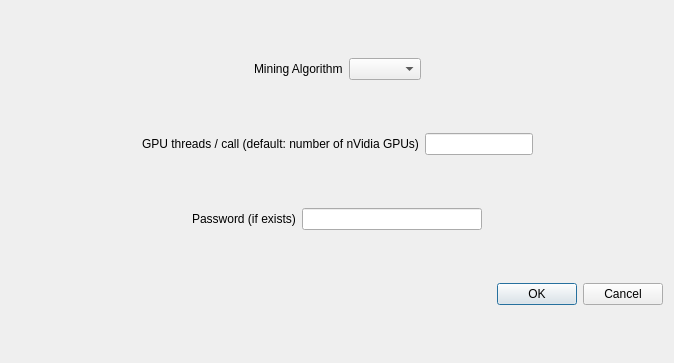
<?xml version="1.0" encoding="UTF-8"?>
<ui version="4.0">
 <class>SettingsDialog</class>
 <widget class="QDialog" name="SettingsDialog">
  <property name="geometry">
   <rect>
    <x>0</x>
    <y>0</y>
    <width>674</width>
    <height>363</height>
   </rect>
  </property>
  <property name="windowTitle">
   <string>Settings</string>
  </property>
  <layout class="QVBoxLayout" name="verticalLayout">
   <item>
    <layout class="QVBoxLayout" name="verticalLayout_2">
     <item>
      <layout class="QHBoxLayout" name="horizontalLayout">
       <item>
        <spacer name="horizontalSpacer">
         <property name="orientation">
          <enum>Qt::Horizontal</enum>
         </property>
         <property name="sizeHint" stdset="0">
          <size>
           <width>40</width>
           <height>20</height>
          </size>
         </property>
        </spacer>
       </item>
       <item>
        <widget class="QLabel" name="label_2">
         <property name="layoutDirection">
          <enum>Qt::LeftToRight</enum>
         </property>
         <property name="text">
          <string>Mining Algorithm</string>
         </property>
        </widget>
       </item>
       <item>
        <widget class="QComboBox" name="algoComboBox"/>
       </item>
       <item>
        <spacer name="horizontalSpacer_2">
         <property name="orientation">
          <enum>Qt::Horizontal</enum>
         </property>
         <property name="sizeHint" stdset="0">
          <size>
           <width>40</width>
           <height>20</height>
          </size>
         </property>
        </spacer>
       </item>
      </layout>
     </item>
    </layout>
   </item>
   <item>
    <layout class="QHBoxLayout" name="horizontalLayout_2">
     <item>
      <spacer name="horizontalSpacer_3">
       <property name="orientation">
        <enum>Qt::Horizontal</enum>
       </property>
       <property name="sizeHint" stdset="0">
        <size>
         <width>40</width>
         <height>20</height>
        </size>
       </property>
      </spacer>
     </item>
     <item>
      <widget class="QLabel" name="gputhreadLabel">
       <property name="text">
        <string>GPU threads / call (default: number of nVidia GPUs)</string>
       </property>
      </widget>
     </item>
     <item>
      <widget class="QLineEdit" name="gputhreadEdit">
       <property name="sizePolicy">
        <sizepolicy hsizetype="Fixed" vsizetype="Fixed">
         <horstretch>0</horstretch>
         <verstretch>0</verstretch>
        </sizepolicy>
       </property>
       <property name="maxLength">
        <number>32000</number>
       </property>
      </widget>
     </item>
     <item>
      <spacer name="horizontalSpacer_4">
       <property name="orientation">
        <enum>Qt::Horizontal</enum>
       </property>
       <property name="sizeHint" stdset="0">
        <size>
         <width>40</width>
         <height>20</height>
        </size>
       </property>
      </spacer>
     </item>
    </layout>
   </item>
   <item>
    <layout class="QHBoxLayout" name="horizontalLayout_3">
     <item>
      <layout class="QHBoxLayout" name="horizontalLayout_4">
       <item>
        <spacer name="horizontalSpacer_7">
         <property name="orientation">
          <enum>Qt::Horizontal</enum>
         </property>
         <property name="sizeHint" stdset="0">
          <size>
           <width>40</width>
           <height>20</height>
          </size>
         </property>
        </spacer>
       </item>
       <item>
        <widget class="QLabel" name="passLabel">
         <property name="text">
          <string>Password (if exists)</string>
         </property>
        </widget>
       </item>
       <item>
        <widget class="QLineEdit" name="passEdit"/>
       </item>
       <item>
        <spacer name="horizontalSpacer_8">
         <property name="orientation">
          <enum>Qt::Horizontal</enum>
         </property>
         <property name="sizeHint" stdset="0">
          <size>
           <width>40</width>
           <height>20</height>
          </size>
         </property>
        </spacer>
       </item>
      </layout>
     </item>
    </layout>
   </item>
   <item>
    <widget class="QDialogButtonBox" name="buttonBox">
     <property name="standardButtons">
      <set>QDialogButtonBox::Cancel|QDialogButtonBox::Ok</set>
     </property>
    </widget>
   </item>
  </layout>
 </widget>
 <resources/>
 <connections/>
</ui>
